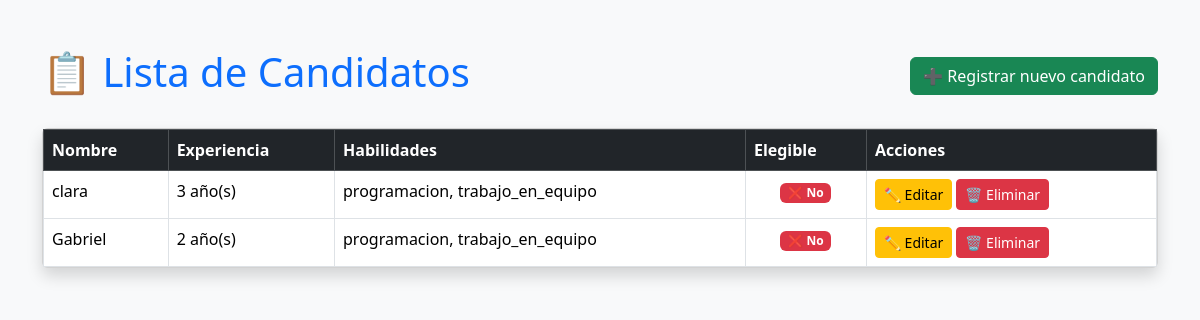
The app's page /, older data.
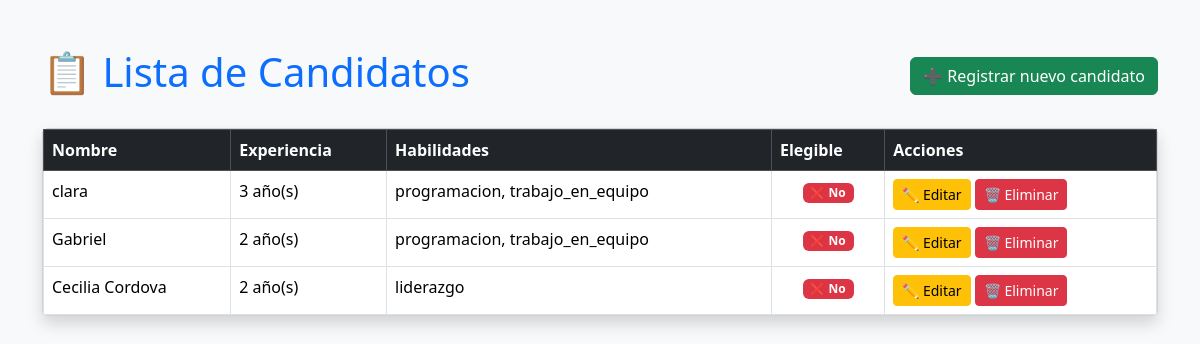
The same page, newer data.
### evaluador/models.py (models this page shows)
class Candidato(models.Model):
    nombre = models.CharField(max_length=100)
    experiencia = models.IntegerField()
    habilidades = models.TextField()
    estudios = models.CharField(max_length=100)
    personalidad = models.CharField(max_length=100)
    es_elegible = models.BooleanField(default=False)
    @property
    def lista_habilidades(self):
        return [h.strip() for h in self.habilidades.split(',')]

### evaluador/views.py (the view)
# urls.py: path('', views.index, name='index'),
def index(request):
    candidatos = Candidato.objects.all()
    resultados = [(c, evaluar_candidato(c.nombre)) for c in candidatos]
    return render(request, 'evaluador/index.html', {'resultados': resultados})

### evaluador/views.py (called while the page is built)
def evaluar_candidato(nombre):
    prolog = Prolog()
    prolog.consult("evaluador/logica.pl")  # Asegúrate que este archivo existe y tiene la regla elegible(Nombre).
    nombre = nombre.lower().replace(" ", "_")  # ¡clave!
    result = list(prolog.query(f"elegible({nombre})"))
    return len(result) > 0

### evaluador/templates/evaluador/index.html (shortened to what this page needs)
<!DOCTYPE html>
<html lang="es">
<head>
    <link href="https://cdn.jsdelivr.net/npm/bootstrap@5.3.3/dist/css/bootstrap.min.css" rel="stylesheet">
</head>
<body class="bg-light">
    <div class="container mt-5">
        <div class="d-flex justify-content-between align-items-center mb-4">
            <h1 class="text-primary">📋 Lista de Candidatos</h1>
            <a href="/nuevo" class="btn btn-success">➕ Registrar nuevo candidato</a>
        </div>
        <div class="card shadow">
            <div class="card-body p-0">
                <table class="table table-hover table-bordered mb-0">
                    <thead class="table-dark">
                        <tr>
                            <th>Nombre</th>
                            <th>Experiencia</th>
                            <th>Habilidades</th>
                            <th>Elegible</th>
                            <th>Acciones</th>
                        </tr>
                    </thead>
                    <tbody>
                        {% for candidato, elegible in resultados %}
                        <tr>
                            <td>{{ candidato.nombre }}</td>
                            <td>{{ candidato.experiencia }} año(s)</td>
                            <td>{{ candidato.lista_habilidades|join:", " }}</td>
                            <td class="text-center">
                                {% if elegible %}
                                <span class="badge bg-success">✅ Sí</span>
                                {% else %}
                                <span class="badge bg-danger">❌ No</span>
                                {% endif %}
                            </td>
                            <td>
                                <a href="{% url 'editar_candidato' candidato.id %}" class="btn btn-sm btn-warning">✏️ Editar</a>
                                <a href="{% url 'eliminar_candidato' candidato.id %}" class="btn btn-sm btn-danger"
                                    onclick="return confirm('¿Estás seguro de eliminar este candidato?');">🗑️ Eliminar</a>
                            </td>
                        </tr>
                        {% empty %}
                        <tr>
                            <td colspan="4" class="text-center text-muted">No hay candidatos registrados.</td>
                        </tr>
                        {% endfor %}
                    </tbody>
                </table>
            </div>
        </div>
    </div>
</body>
</html>

Row changes from the older to the newer data that the page shows:
added Candidato: nombre "Cecilia Cordova", experiencia "2", lista_habilidades "liderazgo"
